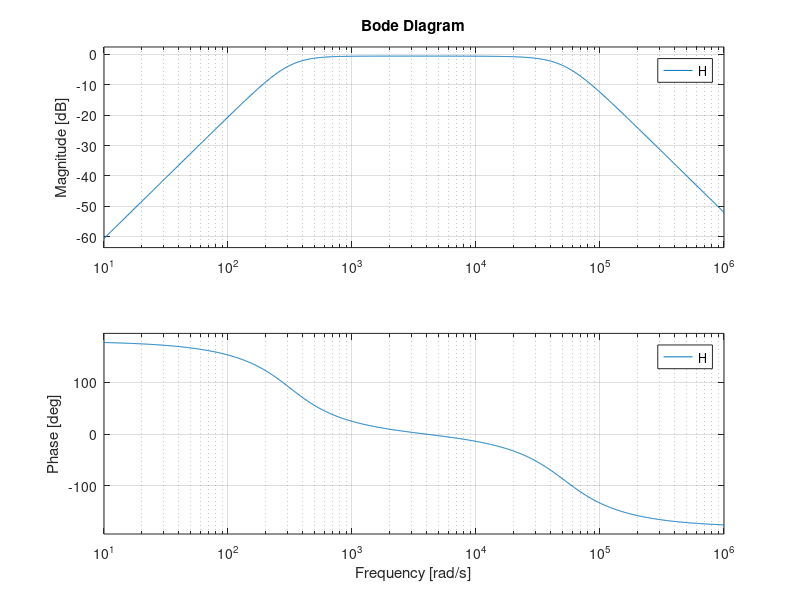

The MATLAB script that drew this image:
clear all; 
close all;
clc; 

s = tf('s');

C1 = 820e-9
C2 = 6.8e-9
R1 = 10e3
R2 = 12e3
R3 = 330e3
Rparalelo = (R1*R2)/(R1+R2)

H1 = -s*(1/(R1*C2)) / (s^2 + (C1+C2)/(C2*C1*R3)*s + 1/(Rparalelo*R3*C1*C2) )


C3 = 10e-9
C4 = 1.5e-9
R4 = 3.9e3
R5 = 6.8e3
R6 = 10.0e3 %PREGUNTAR SI ES POSIBLE UTILIZAR 10.5 PORQUE EL PEAK RESPONSE SE ALEJA MUCHO
Rparalelox = (R4*R5)/(R4+R5)


H2 = -s*(1/(R4*C4)) / (s^2 + (C3+C4)/(C4*C3*R6)*s + 1/(Rparalelox*R6*C3*C4) )


H = H1*H2

bode(H)



Wa= sqrt(1/(Rparalelo*R3*C1*C2) )
Wb= sqrt(1/(Rparalelox*R6*C3*C4) )
Wcorte = sqrt(Wa*Wb)




